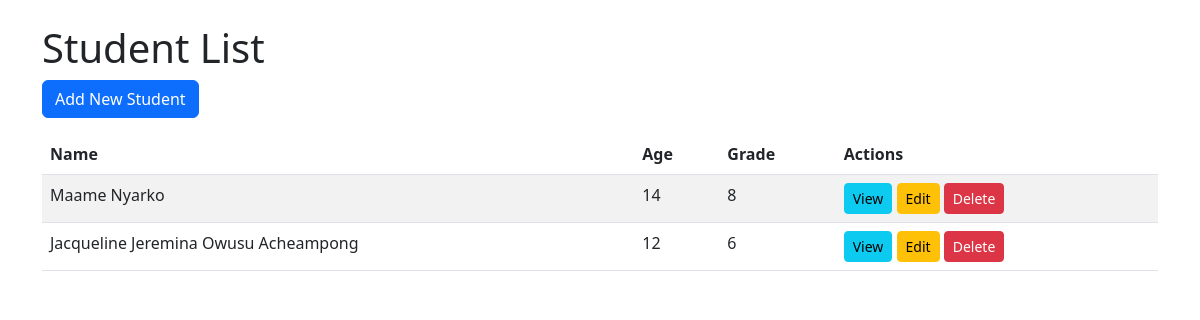
/books/, run on an earlier commit of the app's database.
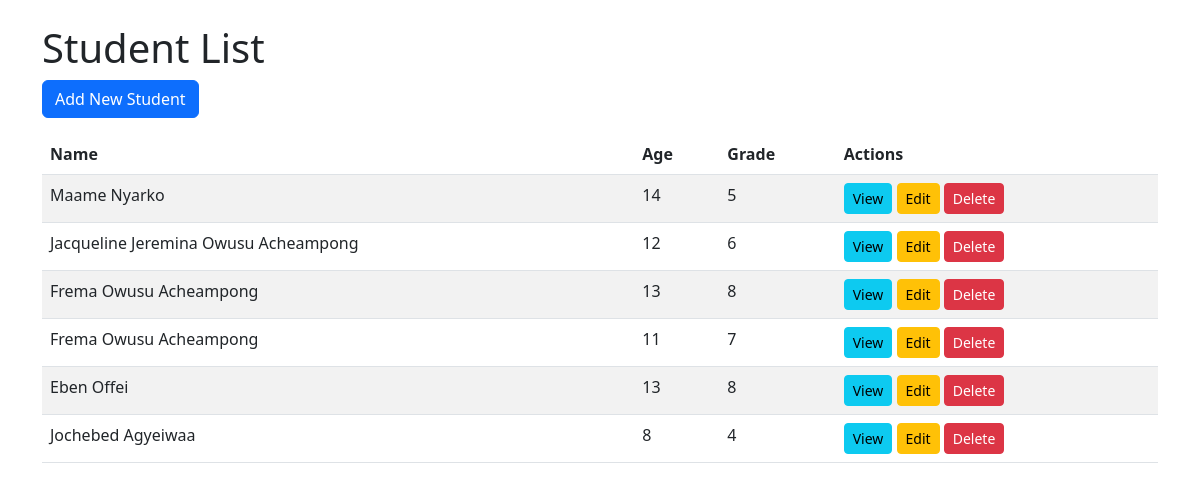
And on a later commit of the database.
### book_store/models.py (models this page shows, shortened)
class Student(models.Model):
   name = models.CharField(max_length=100)
   age = models.IntegerField()
   grade = models.IntegerField()
   guardian_name = models.CharField(max_length=100)
   guardian_address = models.TextField()
   headteacher = models.ForeignKey('HeadTeacher', on_delete=models.PROTECT, related_name='students')

### book_store/views.py (the view)
# urls.py: path('', StudentListView.as_view(), name='student_list'),
class StudentListView(TemplateView):
    template_name = 'hello.html' # in addition to the TemplateView which has been inherited, there are other generic views in Django that can be used to create views for your application. These include ListView, DetailView, CreateView, UpdateView, and DeleteView. With the use of these inheritance, we reduce the amount of codes we have to write.

### book_store/templates/students/student_list.html (shortened to what this page needs)
<!DOCTYPE html>
<html lang="en">
<head>
 <link href="https://cdn.jsdelivr.net/npm/bootstrap@5.3.0/dist/css/bootstrap.min.css" rel="stylesheet">
</head>
<body>
 <div class="container mt-4">
  <h1>Student List</h1>
  <a href="{% url 'student_create' %}" class="btn btn-primary mb-3">Add New Student</a>
  {% if students %}
  <table class="table table-striped">
   <thead>
    <tr>
     <th>Name</th>
     <th>Age</th>
     <th>Grade</th>
     <th>Actions</th>
    </tr>
   </thead>
   <tbody>
    {% for student in students %}
    <tr>
     <td>{{ student.name }}</td>
     <td>{{ student.age }}</td>
     <td>{{ student.grade }}</td>
     <td>
      <a href="{% url 'student_detail' student.pk %}" class="btn btn-info btn-sm">View</a>
      <a href="{% url 'student_update' student.pk %}" class="btn btn-warning btn-sm">Edit</a>
      <a href="{% url 'student_delete' student.pk %}" class="btn btn-danger btn-sm">Delete</a>
     </td>
    </tr>
    {% endfor %}
   </tbody>
  </table>
  {% else %}
  <p>No students found.</p>
  {% endif %}
 </div>
</body>
</html>

What changed in the data, as far as the page shows it:
changed Student "Maame Nyarko": grade "8" → "5"
added Student: name "Frema Owusu Acheampong", age "13", grade "8"
added Student: name "Frema Owusu Acheampong", age "11", grade "7"
added Student: name "Eben Offei", age "13", grade "8"
added Student: name "Jochebed Agyeiwaa", age "8", grade "4"
